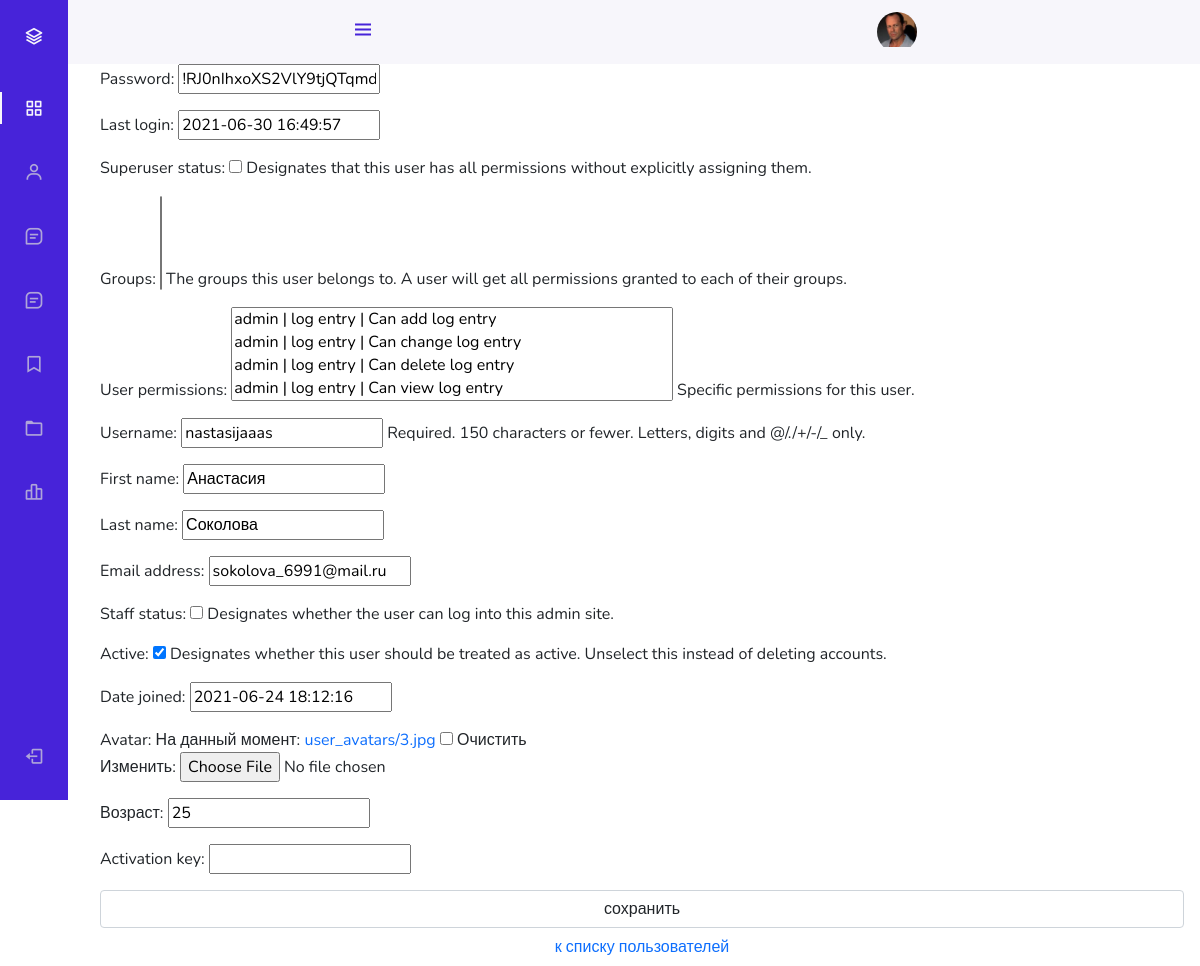
The page /admin_staff/users/update/3/ (signed in) on the database as committed earlier.
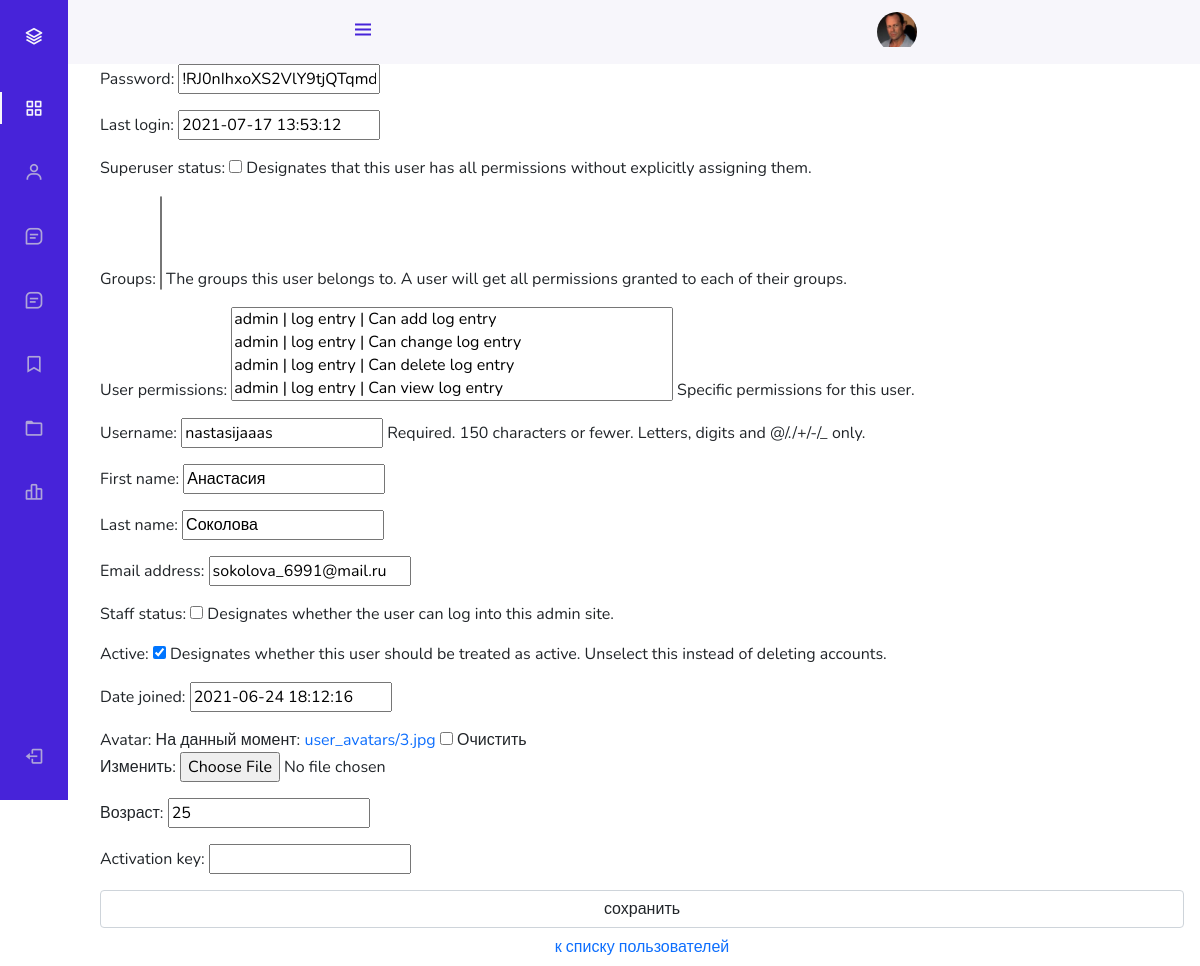
The same page on the database as committed later.
### authapp/models.py (models this page shows, shortened)
class ShopUser(AbstractUser):
    avatar = models.ImageField(
        upload_to='user_avatars',
        blank=True
    )
    age = models.PositiveIntegerField(
        verbose_name='возраст',
        default=18
    )
    REQUIRED_FIELDS = AbstractUser.REQUIRED_FIELDS + ['age']
    activation_key = models.CharField(
        max_length=128,
        blank=True
    )
    activation_key_created = models.DateTimeField(
        auto_now_add=True,
        blank=True,
        null=True,
    )

### adminapp/views.py (the view)
# urls.py: path('users/update/<int:pk>/', adminapp.UsersUpdateView.as_view(), name='user_update'),
class UsersUpdateView(UpdateView):
    model = ShopUser
    template_name = 'users/user_create_update.html'
    success_url = reverse_lazy('adminapp:users')
    fields = '__all__'
    @method_decorator(user_passes_test(lambda u: u.is_superuser))
    def dispatch(self, *args, **kwargs):
        return super().dispatch(*args, **kwargs)
    def get_context_data(self, **kwargs):
        context = super().get_context_data(**kwargs)
        context['title'] = 'Админка/Редактирование пользователя'
        return context

### mainapp/context_processors.py (called while the page is built)
def basket(request):
    basket_list = []
    if request.user.is_authenticated:
        basket_list = Basket.objects.filter(user=request.user)
    return {
        'basket': basket_list
    }

### adminapp/templates/users/user_create_update.html (shortened to what this page needs)
{% extends 'admin_base.html' %}
{% load static %}
{% block content %}
    <form class="form-horizontal" method="post" enctype="multipart/form-data">
        {{ form.as_p }}
        <input class="form-control" type="submit" value="сохранить">
    </form>
    <button class="btn btn-round form-control last">
        <a href="{% url 'adminapp:users' %}">
            к списку пользователей
        </a>
    </button>
{% endblock %}

Rows that differ between the two databases and show on the page:
changed ShopUser "!RJ0nIhxoXS2VlY9tjQTqmdhwH3LeKWjvCoQplFFP": last_login "2021-06-30 16:49:57" → "2021-07-17 13:53:12"
